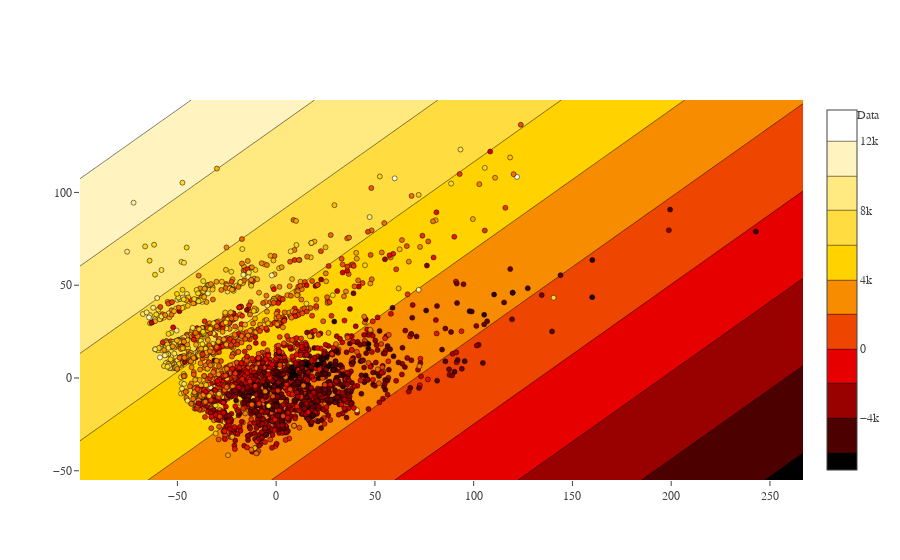

Write notebook code for a chart like this one.
### Code cell
#Gpy.plotting.show(fig)
model_information(m, pca_test_X, pca_test_Y, plot_test_data = False)

### Figure 1 — Plotly figure (JSON) as saved in the notebook; plotly's stock layout.template omitted (floating-point values rounded to 4 significant figures; data arrays with more than 128 entries replaced by an {"elided": "..."} marker saying what was removed)
{"data": [{"marker": {"color": {"elided": "2803 int values"}, "colorscale": "Hot", "line": {"color": "black", "width": 0.5}, "opacity": 1, "size": "5", "symbol": "dot"}, "mode": "markers", "name": "Data", "showlegend": true, "type": "scatter", "x": {"elided": "2803 float values"}, "xaxis": "x1", "y": {"elided": "2803 float values"}, "yaxis": "y1"}, {"colorscale": "Hot", "name": "Mean", "type": "contour", "x": [-99.31, -88.54, -77.77, -67.01, -56.24, -45.48, -34.71, -23.94, -13.18, -2.413, 8.353, 19.12, 29.88, 40.65, 51.42, 62.18, 72.95, 83.71, 94.48, 105.2, 116.0, 126.8, 137.5, 148.3, 159.1, 169.8, 180.6, 191.4, 202.1, 212.9, 223.7, 234.4, 245.2, 256.0, 266.7], "xaxis": "x1", "y": [-54.98, -48.95, -42.93, -36.91, -30.88, -24.86, -18.84, -12.82, -6.792, -0.7691, 5.254, 11.28, 17.3, 23.32, 29.35, 35.37, 41.39, 47.42, 53.44, 59.46, 65.48, 71.51, 77.53, 83.55, 89.58, 95.6, 101.6, 107.6, 113.7, 119.7, 125.7, 131.7, 137.8, 143.8, 149.8], "yaxis": "y1", "z": {"elided": "35x35 float values"}}], "layout": {"font": {"family": "Raleway, sans-serif"}, "showlegend": true, "xaxis1": {"anchor": "y1", "domain": [0, 1]}, "yaxis1": {"anchor": "x1", "domain": [0, 1]}}}
